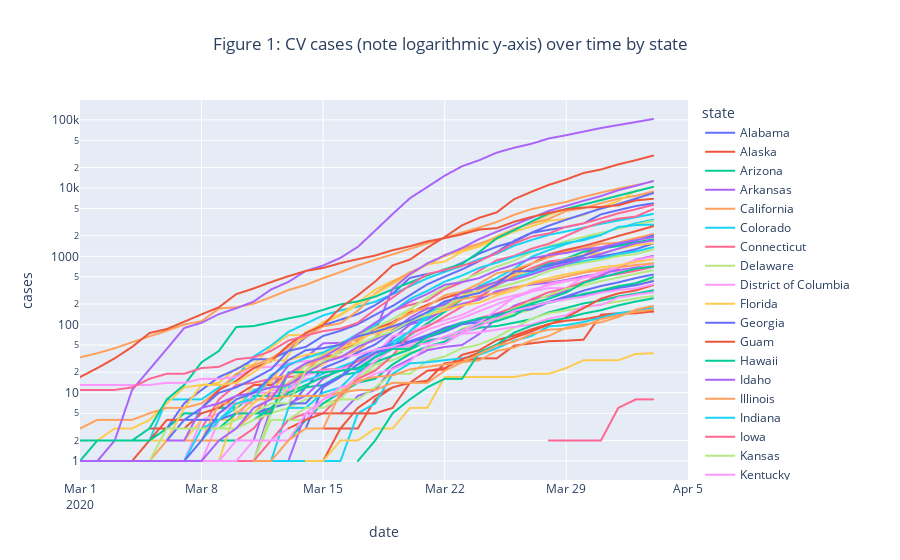

Here is the notebook cell this chart was saved with:
### Code cell
fig1 = px.line(state_data, x="date", y="cases", color='state', log_y=True,
               title='Figure 1: CV cases (note logarithmic y-axis) over time by state', 
               category_orders={'state': np.sort(state_data.state.unique()).tolist()},
               range_x=['2020-03-01', datetime.datetime.now()])
fig1.update(layout=dict(title=dict(x=0.5)))
fig1.show()
